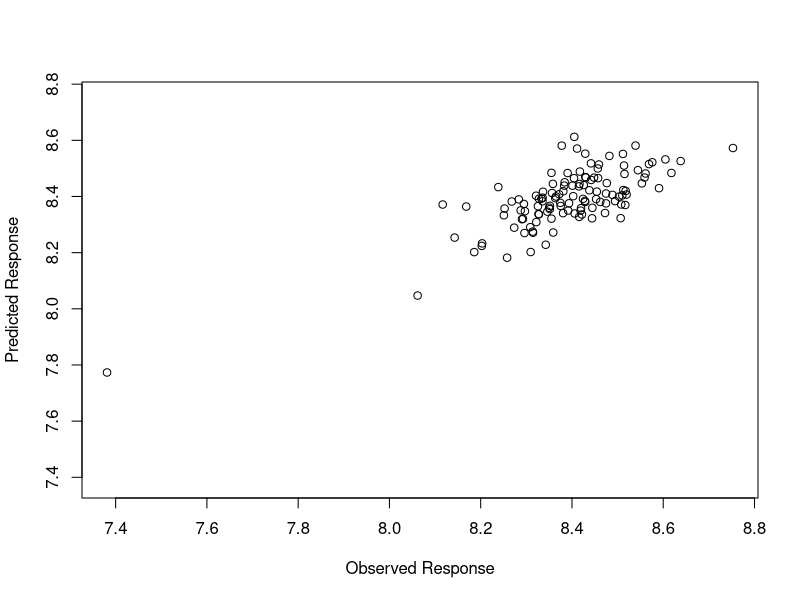
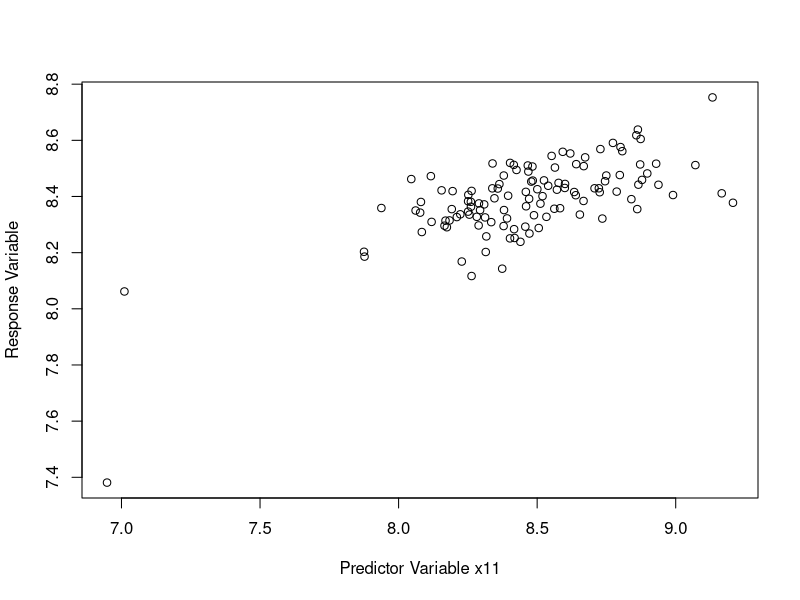
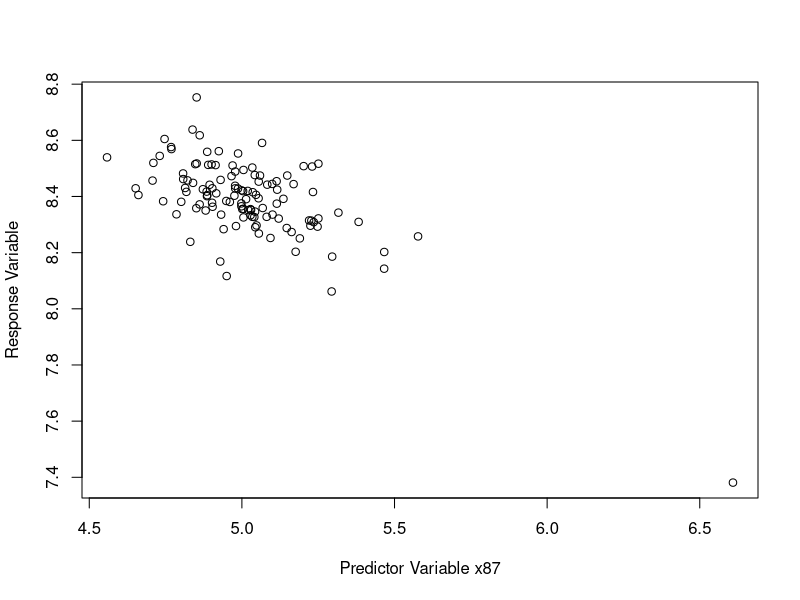
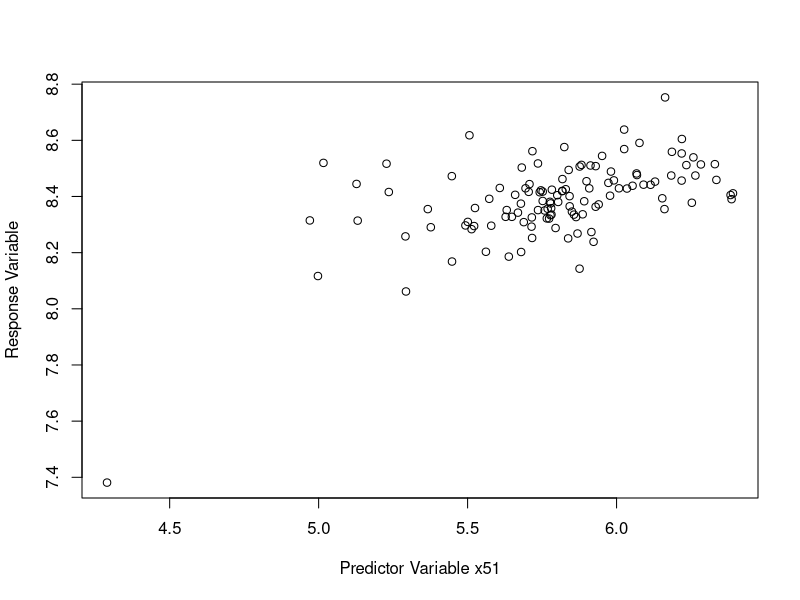
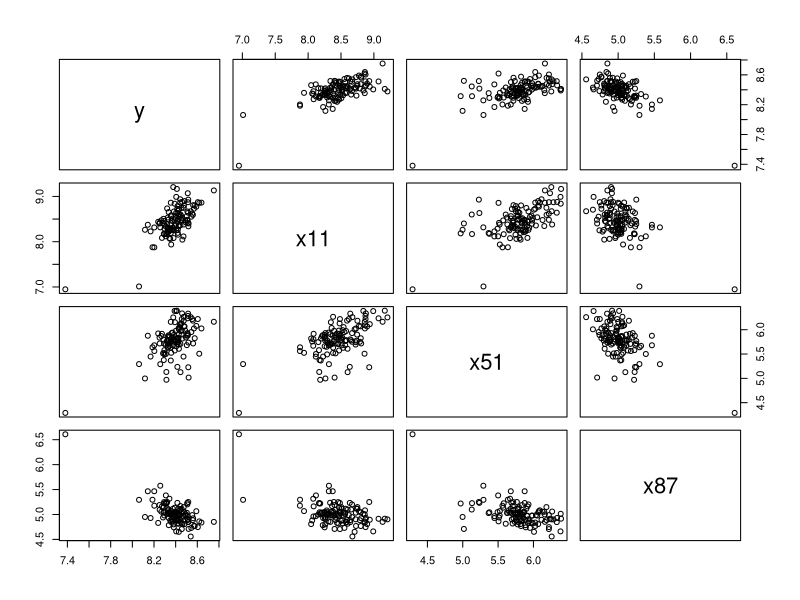

Write R code to recreate these figures, in order.
setwd('/Users/sajeedbakht/Desktop/stac67MiniProject')
#Removing highly correlated variables
mydata <- read.csv("data.csv", header = TRUE)
head(mydata)
corr <- cor(mydata)[2:200,2:200]
high_corr <- c();
t <- colnames(corr)
for(row in 1:nrow(corr)) {
  for(col in 1:ncol(corr)) {
    if((abs(corr[row,col]) > 0.7) && (col != row) && !(row %in% high_corr) && !(col %in% high_corr)){
    print((colnames(corr)[col]))
    a <- (colnames(corr)[col])
    #print(paste(colnames(corr)[col], "and", rownames(corr)[row], 
            #"have a correlation of", corr[row,col]))
    high_corr <- append(high_corr, col)
    
    
    }
  }
}
print(high_corr)
print(length(high_corr))
high_len = length(high_corr)
reduced_data <- mydata[2:200]
t <- colnames(reduced_data)
high_corr_names = c()
for(i in high_corr){
  print(i)
  print(t[i])
  high_corr_names <- append(high_corr_names, t[i])
}

r_data <- mydata[ , !(names(mydata) %in% high_corr_names)]
head(r_data)


#StepWise Model selection procedure
full <- lm(y ~ ., data = r_data)
null <- lm(y ~ 1, data = r_data)
finalfit <- step(null, scope=list(lower=null, upper=full), direction="forward")

alsofinalfit <- lm(y ~ x87+ x11 + x185+ x62 + x54 + x187 + x96+ x51 + x184, data = r_data)
 

#Part C
#We use extra sum of squares princepal comparing an Ftest with each F
alpha <- 0.01
FTAB <- qf(1 - alpha, 1, 120)

x184reduced <- lm(y ~ x87+ x11 + x185+ x62 + x54 + x187 + x96+ x51, data = r_data)
anova(x184reduced,finalfit)
#Remove184 FTAB > F*

x51reduced <- lm(y ~ x87+ x11 + x185+ x62 + x54 + x187 + x96 + x184, data = r_data)
anova(x51reduced,finalfit)
#Keep x51 F* > FTAB


x96reduced <- lm(y ~ x87+ x11 + x185+ x62 + x54 + x187 + x51 + x184, data = r_data)
anova(x96reduced,finalfit)
#Remove x96


x187reduced <- lm(y ~ x87+ x11 + x185+ x62 + x54 + x96+ x51 + x184, data = r_data)
anova(x187reduced,finalfit)
#Remove x187


x54reduced <- lm(y ~ x87+ x11 + x185+ x62 + x187 + x96+ x51 + x184, data = r_data)
anova(x54reduced,finalfit)
#Remove x54

x62reduced <- lm(y ~ x87+ x11 + x185+ x54 + x187 + x96+ x51 + x184, data = r_data)
anova(x62reduced,finalfit)
#Remove x62

x185reduced <- lm(y ~ x87+ x11 + x62 + x54 + x187 + x96+ x51 + x184, data = r_data)
anova(x185reduced,finalfit)
#Remove x185

x11reduced <- lm(y ~ x87+ x185+ x62 + x54 + x187 + x96+ x51 + x184, data = r_data)
anova(x11reduced,finalfit)
#Keep x11

x87reduced <- lm(y ~ x11+ x185+ x62 + x54 + x187 + x96+ x51 + x184, data = r_data)
anova(x11reduced,finalfit)
#Keepx87



## R function to perform K-fold cross-validation ##
CV.K.FOLD <- function(data, form, K = 10){
  
  n <- dim(data)[[1]] ## number of observations ##
  Y <- data$y  ## response variable ##
  if(K > n) stop("K should be <= n, number of observations")
  f <- ceiling(n/K)
  s <- sample(rep(1:K, f), n) ## validation folds ##
  ms <- max(s)
  MSPE <- 0 ## initiation of the mean squared prediction error ##
  coef <- NULL
  MSE <- NULL
  AY <- PY <- NULL
  
  for(v in 1:ms){
    j.in <- c(1:n)[(s != v)]
    j.out <- c(1:n)[(s == v)]
    
    data.train <- data[j.in,]
    data.test <- data[j.out,]
    data.train <- as.data.frame(data.train)
    data.test <- as.data.frame(data.test)
    
    fit.train <- lm(form, data = data.train) ## fitting model using training data ##
    coef <- cbind(coef, coefficients(fit.train))
    MSE <- c(MSE, summary(fit.train)$sigma^2)
    pred.test <- predict(fit.train, newdata = data.test) ## prediction for the validated data ##
    cat("Validation Set =", v, "\n\n\n") ## validation set number ##
    cat("Fitted Model Using Training Data \n\n\n")
    print(summary(fit.train)) ## fitted model to the training data ##
    print(anova(fit.train)) ## anova table for the fitted model to the training data ##
    
    cat("Observation Numbers =", c(1:n)[j.out], "\n\n\n") ## observation numbers in the validation set ##
    cat("Actual Observations =", Y[j.out], "\n\n\n") ## observed response in the validation set ##
    cat("Predicted Observations =", pred.test, "\n\n\n") ## predicted response in the validation set ##
    MSPE <- MSPE + sum((Y[j.out] - pred.test)^2)
    AY <- c(AY, Y[j.out])
    PY <- c(PY, pred.test)
  }
  
  MSPE <- MSPE/n ## overall mean squared prediction error ##
  cat("Overall Mean Squared Prediction Error", MSPE, "\n\n") 
  coef <- rbind(coef, MSE)
  colnames(coef) <- paste("Fold", 1:K, sep = ":")
  cat("Estimated Coefficients \n\n")
  print(coef) 
  plot(AY, PY, xlab = "Observed Response", ylab = "Predicted Response", xlim = range(c(AY, PY)), ylim = range(c(AY, PY)), main = "")
}

set.seed(1)
form <- as.formula(y ~ x11 + x87 + x51)
CV.K.FOLD(data = r_data, form, K = 10)

plot(x=r_data$x11, y=r_data$y, xlab = "Predictor Variable x11", ylab ="Response Variable")

plot(x=r_data$x87, y=r_data$y, xlab = "Predictor Variable x87", ylab ="Response Variable")
plot(x=r_data$x51, y=r_data$y, xlab = "Predictor Variable x51", ylab ="Response Variable")


finalcolnames = c("x11","x87","x51");
finaldata <- r_data[ , (names(r_data) %in% finalcolnames)]
fit <- lm(y~x11 + x87 + x51, data = r_data)
yhati <- fitted(fit) #predicted values
ei <- residuals(fit) # residuals
X <-as.matrix(cbind(1,finaldata))
#Influential y observations
hat_mat <- X %*% solve(t(X) %*% X) %*% t(X) ## hat matrix
hii <- diag(hat_mat)

MSE <- (summary(fit)$sigma)^2 ## mean squared error

s2ei <- MSE * (1 - hii) # estimated variance of the ith residual

I <- matrix(0, nrow = dim(hat_mat)[[1]], ncol = dim(hat_mat)[[1]])
diag(I) <- 1 ## I: identity matrix 
s2e <- MSE * (I - hat_mat) # estimated variance-covariance matrix of the residuals 

ri <- ei/sqrt(s2ei) #studentized residuals
n <- dim(finaldata)[[1]]
p <- 4 ## number of regression coefficients parameters
SSE <- sum(ei^2) ##error sum of squares
ti <- ei * sqrt((n - p - 1)/(SSE * (1 - hii) - ei^2)) # studentized deleted residuals
alpha <- 0.05

BCV <- qt(1 - alpha/(2*n), n - p - 1) ## Bonferroni Critical Value 

absti <- abs(ti)

index_of_outlier <- c(1:n)[absti >= BCV]

## Use of Hat Matrix to find outlying cases with regard to X values 

hii <- diag(hat_mat) ## diagonal elements of that hat matrix
hsum <- sum(hii)
hmean <- hsum/n
cutoff <- 2 * hmean
index_of_outlier <- c(1:n)[hii > cutoff]


## Idenfifying Influential Cases - DFFITS, Cook's Distance, and DFBETAS ##

## Computing DFFITS_i ##

dffits <- ti * sqrt(hii/(1 - hii))

adffits <- abs(dffits)
cutoff <- 2*sqrt(p/n) #200 is a large dataset
index_of_infl <- c(1:n)[adffits > cutoff]


## Cook's distance ##

Di <- ((ei^2)/ (p * MSE)) * (hii/(1 - hii)^2)
PERF <- pf(Di, df1 = p, df2 = (n - p))
cbind(Di, PERF)
index_of_infl <- c(1:n)[PERF >= 0.50]


## DFBETAS ##


## R function to compute DFBETAS ##

DFBETAS <- function(data, form){
  ## we assume that the response variable is in the first column of data ##
  n <- dim(data)[[1]] ## number of observations ##
  X <- as.matrix(cbind(1, data[, - 1])) ## X matrix
  invXX <- solve(t(X) %*% X) ## inverse of t(X)X ##
  dfbetas <- NULL
  for(i in 1:n){
    j.in <- c(1:n)[(c(1:n) != i)]
    data.train <- data[j.in,]
    data.train <- as.data.frame(data.train)
    
    fit.all <- lm(form, data = data) ## fitting model using all of the observations 
    coef.all <- coefficients(fit.all) # coefficients of the model that uses all of the observations
    
    fit.train <- lm(form, data = data.train) ## fitting model using training data ##
    coef.train <- coefficients(fit.train) # coefficients of the model that uses all of the observations
    
    MSE_i <- summary(fit.train)$sigma^2
    c_kk <- diag(invXX)
    
    dfbetas_i <- (coef.all - coef.train)/sqrt(MSE_i * c_kk)
    dfbetas <- rbind(dfbetas, dfbetas_i)
  }
  rownames(dfbetas) <- c(1:n)
  print(dfbetas)
}

finalcolnamesY = c("y", "x11","x87","x51");
finaldataY <- r_data[ , (names(r_data) %in% finalcolnamesY)]
form <- as.formula(y ~ x11 +x87 + x51)
DFBETAS(data = finaldataY, form)

#Correlation
## Multicollinearity: Variance Inflation Factor ##

VIF <- function(data){
  ## first column of "data" contains the response variable ##
  ## the columns starting from second to the last contain the predictor variables ##
  p <- dim(data)[[2]]
  colnames(data) <- c("Y", paste("X", c(1:(p - 1)), sep = ""))
  vif <- NULL
  for(i in 1:(p - 1)){
    form <- paste(paste("X", i, sep = ""), paste(paste("X", c(1:(p - 1))[-i], sep = ""), collapse=" + "), sep = " ~ ")
    form <- as.formula(form)
    fit.reg <- lm(form, data = data)
    R2 <- summary(fit.reg)$r.squared
    vifk <- 1/(1 - R2)
    vif <- c(vif, vifk)
  }
  cat("Variance Inflation Factors = ", vif, "\n\n")
  maxvif <- max(vif)
  cat("Maximum VIF = ", maxvif, "\n\n")
  meanvif <- mean(vif)
  cat("Mean VIF = ", meanvif, "\n\n")
}
VIF(finaldataY)
pairs(finaldataY)
cor(finaldataY)


